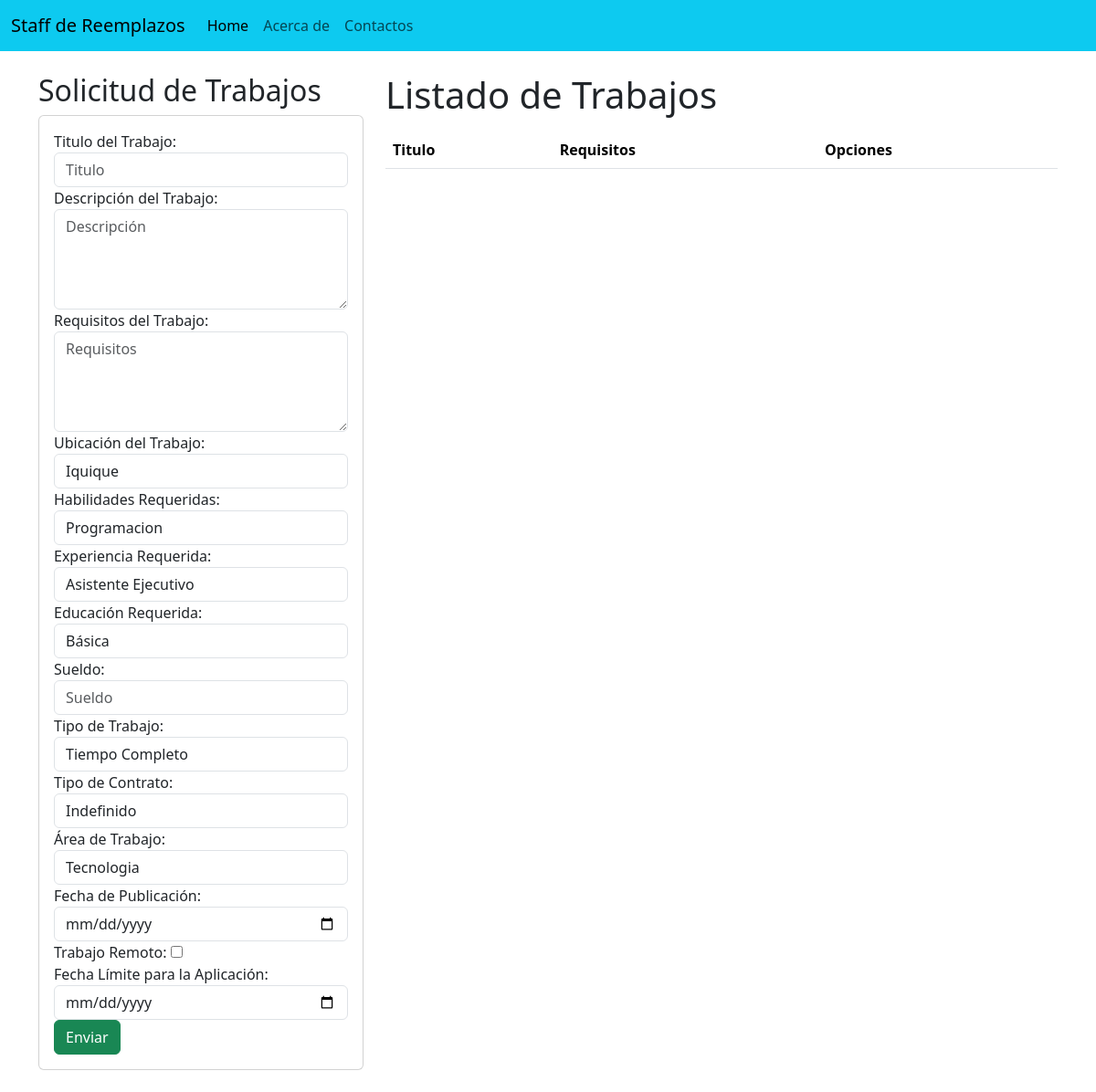
The page /vista_admin/solicitudes/ on the database as committed earlier.
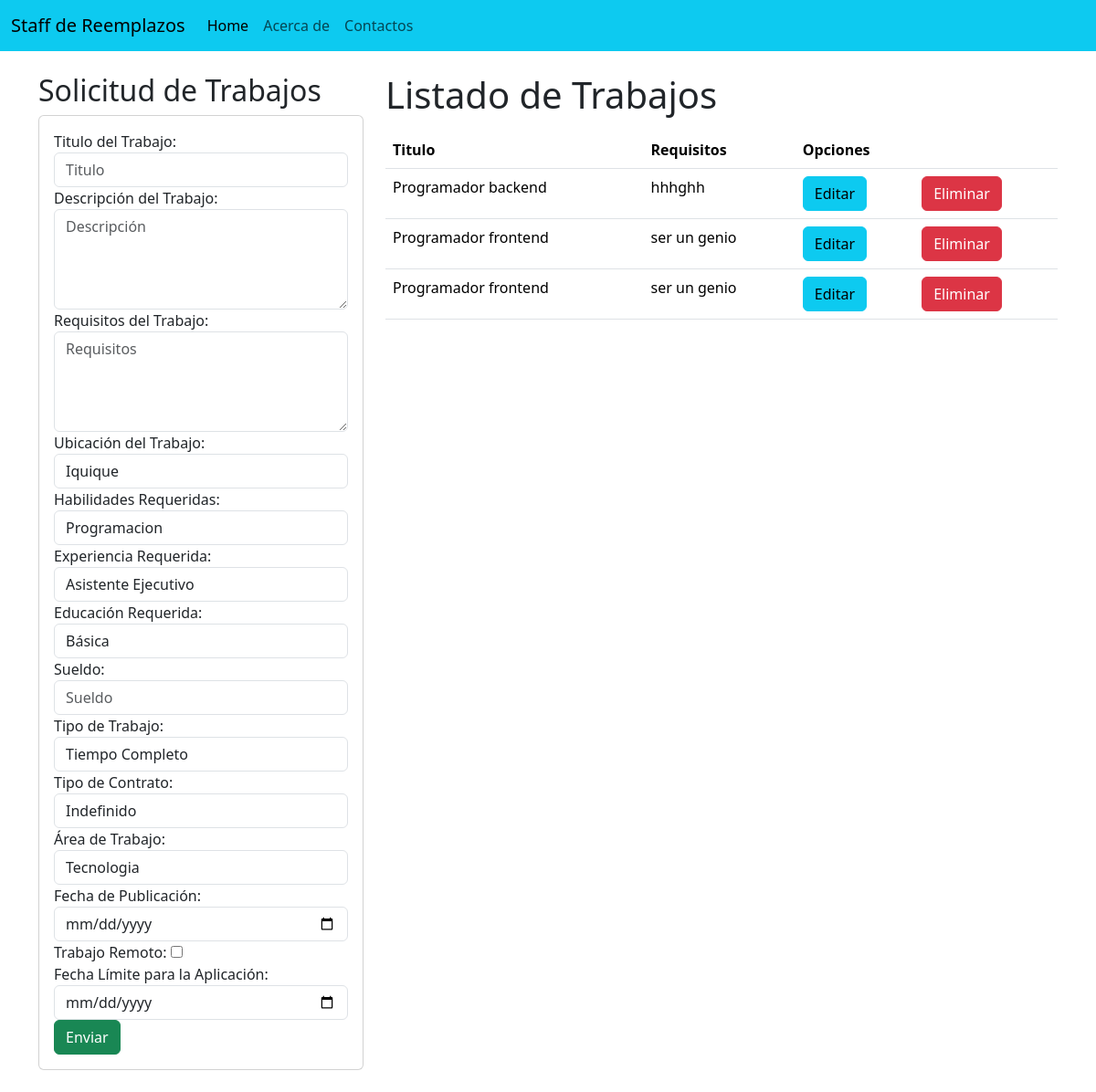
The same page on the database as committed later.
### Aplicaciones/GC/models.py (models this page shows, shortened)
class SolicitudDeReemplazo(models.Model):
    titulo = models.CharField(max_length=100)
    descripcion = models.TextField()
    requisitos = models.TextField()
    ubicacion = models.CharField(max_length=50, choices=[("iquique", "iquique"), ("alto_hospicio", "alto_hospicio")])
    sueldo = models.DecimalField(max_digits=10, decimal_places=2)
    tipo_de_trabajo = models.CharField(max_length=50, choices=[("Tiempo completo", "Tiempo completo"), ("Medio tiempo", "Medio tiempo"), ("Freelance", "Freelance"), ("Reemplazo", "Reemplazo")])
    tipo_de_contrato = models.CharField(max_length=50, choices=[("Indefinido", "Indefinido"), ("Temporal", "Temporal")])
    area_de_trabajo = models.CharField(max_length=50, choices=[("Tecnología", "Tecnología"), ("Salud", "Salud"), ("Finanzas", "Finanzas"), ("Educación", "Educación"), ("Marketing", "Marketing"), ("Ventas", "Ventas"), ("Recursos Humanos", "Recursos Humanos"), ("Ingeniería", "Ingeniería"), ("Arte y Diseño", "Arte y Diseño"), ("Legal", "Legal"), ("Medio Ambiente", "Medio Ambiente"), ("Investigación", "Investigación"), ("Servicios Sociales", "Servicios Sociales"), ("Otros", "Otros")])
    fecha_de_publicacion = models.DateField(auto_now_add=True)
    trabajo_remoto = models.BooleanField()
    fecha_limite = models.DateField()
    habilidades_requeridas = models.CharField(max_length=50, choices=[("programacion", "programacion"), ("liderazgo", "liderazgo")], default="programacion")
    experiencia_requerida = models.CharField(max_length=50, choices=[("asistente_ejecutivo", "asistente_ejecutivo"), ("coordinador_proyecto", "coordinador_proyecto"), ("gerente_de_seguridad", "gerente_de_seguridad"), ("desarrollador_backend", "desarrollador_backend"), ("desarrollador_frontend", "desarrollador_frontend"), ("desarrollador_full_stack", "desarrollador_full_stack"), ("especialista_en_recursos_humanos", "especialista_en_recursos_humanos"), ("especialista_en_ventas", "especialista_en_ventas"), ("especialista_en_soporte Técnico", "especialista_en_soporte Técnico"), ("especialista_en_logística", "especialista_en_logística"), ("analista_financiero", "analista_financiero")], default="asistente_ejecutivo")
    educacion_requerida = models.CharField(max_length=50, choices=[("basica", "basica"), ("Media", "Media"), ("Superior", "Superior")], default="basica")
    abierto = models.BooleanField(default=True)
    cve = models.ManyToManyField('Cv', related_name='solicitudes')

### Aplicaciones/GC/views.py (the view)
# urls.py: path('vista_admin/solicitudes/', views.form, name='solicitudes'),
def form(request):
    trabajosListados = SolicitudDeReemplazo.objects.all()
    return render(request, "gestionReemplazos.html", {"reemplazos": trabajosListados})

### Aplicaciones/GC/templates/gestionReemplazos.html (shortened to what the changed rows need)
{% extends "./base.html" %}
{% block body %}
<div class="row">
    <div class="col-sm-12 col-md-6 col-lg-4 col-xl-4">
        <h2>Solicitud de Trabajos</h2>
    </div>
    <div class="col-sm-12 col-md-6 col-lg-8 col-xl-8">
        <h1>Listado de Trabajos</h1>
        <div class="table-responsive py-2">
            <table class="table table_striped">
                <thead>
                    <tr>
                        <th>Titulo</th>
                        <th>Requisitos</th>
                        <th colspan="2">Opciones</th>
                    </tr>
                </thead>
                <tbody>
                    {% for r in reemplazos %}
                    <tr>
                        <td>{{r.titulo}}</td>
                        <td>{{r.requisitos}}</td>
                        <td><a href="edicionTrabajo/{{r.id}}" class="btn btn-info">Editar</a></td>
                        <td><a href="eliminacionTrabajo/{{r.id}}" class="btn btn-danger">Eliminar</a></td>
                    </tr>
                    {% endfor %}
                </tbody>
            </table>
        </div>
    </div>
</div>
{% endblock %}

Rows that differ between the two databases and show on the page:
added SolicitudDeReemplazo: titulo "Programador backend", requisitos "hhhghh"
added SolicitudDeReemplazo: titulo "Programador frontend", requisitos "ser un genio"
added SolicitudDeReemplazo: titulo "Programador frontend", requisitos "ser un genio"
